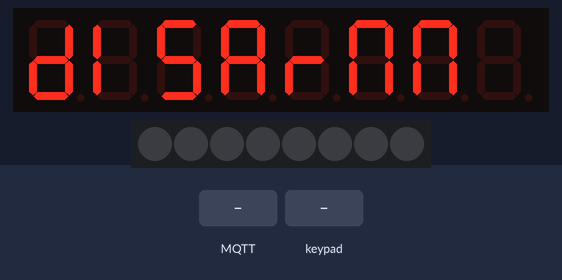
The sketch below on a simulated ESP8266 (NodeMCU). Parts: 8-digit seven-segment display, 8 RGB LEDs in strip order, left to right. The inputs (shaded band) are chosen by the test bench. WiFi joins after 1.5 s; servers stay silent unless stated; random numbers use the default seed unless the sketch sets one; no MQTT or app messages arrive unless stated; what the sketch prints to the serial monitor is not drawn.

Above: at 2.7 s.
2.8 s: MQTT message "pending" arrives on the first subscribed topic
At 3.6 s:
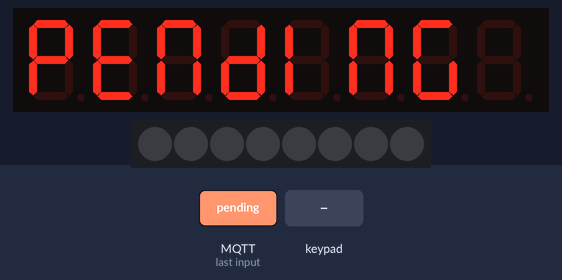
5.8 s: key '1' pressed
At 6.2 s:
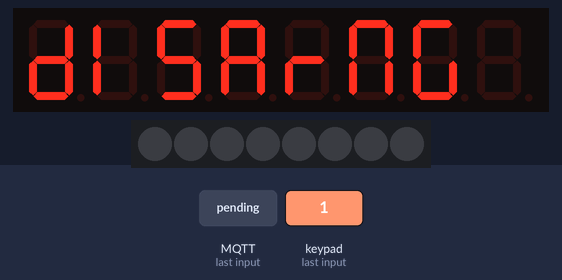
7.3 s: keypad keys 1 2 3 4 pressed 0.4 s apart
At 9.4 s:
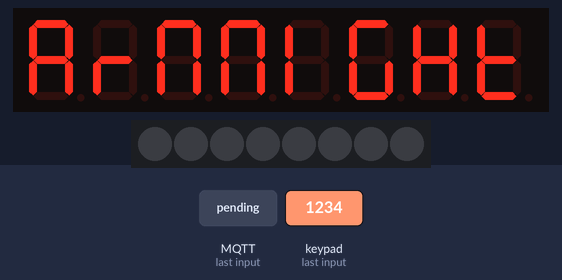
10.4 s: MQTT message "S8" arrives on the first subscribed topic
At 10.9 s:
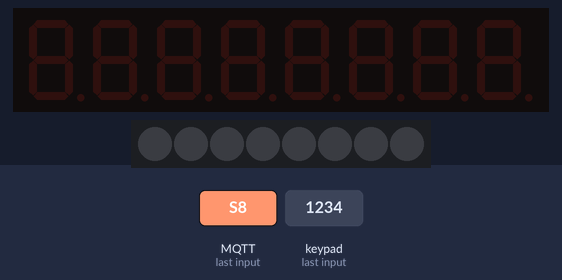
11.9 s: MQTT message "disarmed" arrives on the first subscribed topic
At 13.1 s:
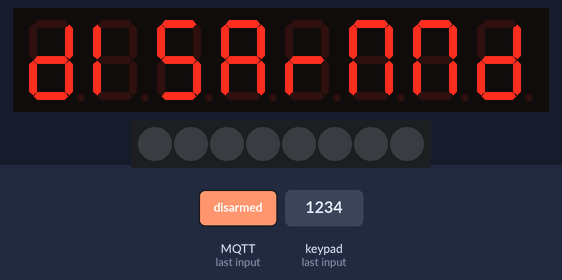
13.4 s: MQTT message "tm1638/panel/state" arrives on the second subscribed topic
At 14.3 s:
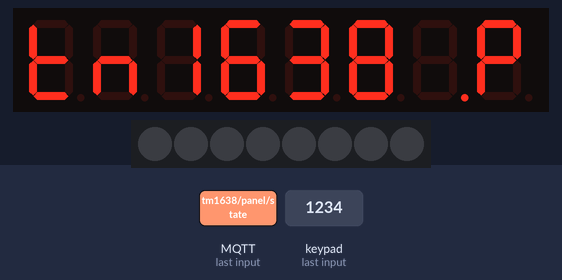
Timing chart, 0 to 16.4 s (numbered marks = the images above; inputs shaded):
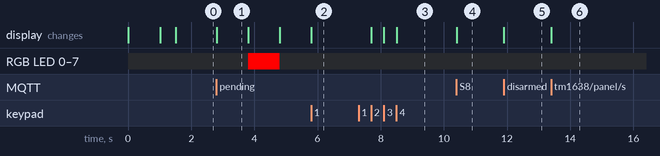

The sketch:

HassMqttPanelTM1638.ino
```cpp
/* ====================================================================
 *  Modified version of: https://github.com/pasz1972/HassMqqtAlarmPanelTM1638

 *  Example configuration.yaml entry:

alarm_control_panel:
  - platform: manual_mqtt
    state_topic: tm1638/panel/state
    command_topic: tm1638/panel/set
    pending_time: 30
    armed_home:
      pending_time: 20
    triggered:
      pending_time: 20
    trigger_time: 4
    code: 1234


THIS VERSION IS JUST A MQTT PANEL THAT PUBLISHS A NUMBER ON EACH BUTTON.
USEFUL TO TOGGLE LIGHTS, SWITCHS, FANS AND MANY OTHERTHINGS WITH HOME ASSISTANT AUTOMATIONS!
                (((the alarm can also still be used with a few automations)))

--------example to activate Armed Away mode on button "S8"----------
automation:
  alias: "Armed Away"
  trigger:
    platform: mqtt
    topic: "tm1638/panel/keys"
    payload: '8'
  action:
    - service: mqtt.publish
      data:
        topic: "tm1638/panel/set"
        payload: 'ARM_AWAY'


--------example to toggle light on button "S1"----------
automation:
  alias: "Toggle Light"
  trigger:
    platform: mqtt
    topic: "tm1638/panel/keys"
    payload: '1'
  action:
    - service: light.toggle
      entity_id: light.NAME_OF_YOUR_LIGHT

=====================================================================*/
#include "userconfig.h"
#include <ESP8266WiFi.h>
#include <PubSubClient.h>
#include <TM1638.h>

// network settings
const char* ssid = mySSID;
const char* password = myPASSWORD;
const char* mqtt_server = myMQTTBROKER;
const char* mqtt_username = MQTTusername;
const char * mqtt_password = MQTTpassword;
const int   mqtt_port = 1883;

WiFiClient espClient;
PubSubClient client(espClient);
// NodeMcu    D0 D1 D2
TM1638 module(16, 5, 4);

long lastMsg = 0;
long lastPnd = 0;
long lastSlp = 0;
byte lastkey = 0;

bool pndToggle = false;
bool slpToggle = true;

char msg[50];

enum AlarmState { Connecting, Disarmed, Disarming, ArmedHome, Arming, ArmedAway, ArmedNight, Pending, Triggered };

AlarmState state;

void resetSleep()
{
  lastSlp = millis();
  slpToggle = true;
}

void setup_wifi() {
  delay(10);
  Serial.println();
  Serial.print("Connecting to ");
  module.clearDisplay();
  module.setDisplayToString("CONNECT ");
  Serial.println(ssid);

  WiFi.begin(ssid, password);

  byte dot = 0;
  while (WiFi.status() != WL_CONNECTED) {
    delay(500);
    module.setDisplayToString("CONNECT  ",dot);
    dot++;
    if (dot > 256)
    {
      dot = 0;
    }
    Serial.print(".");
  }
  Serial.println("");
  Serial.println("WiFi connected");
  module.clearDisplay();
  module.setDisplayToString("DISARNN  ");
  state = Disarmed;
  Serial.println("IP address: ");
  Serial.println(WiFi.localIP());
}

void callback(char* topic, byte* payload, unsigned int length) {
  Serial.print("Message arrived [");
  Serial.print(topic);
  Serial.print("] ");
  for (int i = 0; i < length; i++) {
    Serial.print((char)payload[i]);
  }
  Serial.println();

  char s[20];

  sprintf(s, "%s", payload);

  if ( (strcmp(topic,"tm1638/panel/state")==0))
  {
    module.clearDisplay();
    payload[length] = '\0';
    String sp = String((char*)payload);
    if (sp == "disarmed")
    {
      module.setDisplayToString("DISARNND");
      module.setLEDs(0);
      state = Disarmed;
      Serial.println("Disarmed");
    }

    else if (sp == "armed_home")
    {
      module.setDisplayToString("ARM HOME");
      state = ArmedHome;
      module.setLEDs(0);
      Serial.println("Armed home");
    }
    else if (sp == "armed_away")
    {
      module.setDisplayToString("ARM AWAY");
      state = ArmedAway;
      Serial.println("Armed away");
    }
    else if (sp == "armed_night")
    {
      module.setDisplayToString("ARMNIGHT");
      state = ArmedNight;
      module.setLEDs(0);
      Serial.println("Armed night");
    }
    else if (sp == "pending")
    {
      module.setDisplayToString("PENDING ");
      state = Pending;
      Serial.println("Pending");
    }
    else if (sp == "triggered")
    {
      module.setDisplayToString("TRIGGERD");
      state = Triggered;
      Serial.println("Triggered");
    }
    else
    {
      Serial.print("Unknown state message : ");
      Serial.println(s);
    }
  }

  if ( (strcmp(topic,"tm1638/panel/text")==0))
  {
    module.clearDisplay();
    module.setDisplayToString(s);
  }

  if (strcmp(topic,"tm1638/panel/value")==0)
  {
    module.clearDisplay();
    module.setDisplayToString(s,0x02);
  }

  if (strcmp(topic,"tm1638/panel/led")==0)
  {
    module.setLEDs(hex8(payload));
  }
  resetSleep();
}

/* interpret the ascii digits in[0] and in[1] as hex
* notation and convert to an integer 0..255.
*/
int hex8(byte *in)
{
   char c, h;

   c = (char)in[0];

   if (c <= '9' && c >= '0') {  c -= '0'; }
   else if (c <= 'f' && c >= 'a') { c -= ('a' - 0x0a); }
   else if (c <= 'F' && c >= 'A') { c -= ('A' - 0x0a); }
   else return(-1);

   h = c;

   c = (char)in[1];

   if (c <= '9' && c >= '0') {  c -= '0'; }
   else if (c <= 'f' && c >= 'a') { c -= ('a' - 0x0a); }
   else if (c <= 'F' && c >= 'A') { c -= ('A' - 0x0a); }
   else return(-1);

   return ( h<<4 | c);
}

void reconnect() {
  // Loop until we're reconnected
  while (!client.connected()) {
    Serial.print("Attempting MQTT connection...");
    // Create a random client ID
    String clientId = "ESP8266Client-";
    clientId += String(random(0xffff), HEX);

    // Attempt to connect
    if (client.connect(clientId.c_str(), mqtt_username, mqtt_password)) {
      Serial.println("connected");
      // Once connected, publish an announcement...
      client.publish("tm1638/panel", "ONLINE");
      // ... and resubscribe
      client.subscribe("tm1638/panel/state");
      client.subscribe("tm1638/panel/value");
      client.subscribe("tm1638/panel/set");
      client.subscribe("tm1638/panel/text");
      client.subscribe("tm1638/panel/led");
    } else {
      Serial.print("failed, rc=");
      Serial.print(client.state());
      Serial.println(" try again in 5 seconds");
      // Wait 5 seconds before retrying
      delay(5000);
    }
  }
}

void setup() {
  state = Connecting;
  module.setLEDs(0);
  module.clearDisplay();
  Serial.begin(115200);
  setup_wifi();
  client.setServer(mqtt_server, mqtt_port);
  client.setCallback(callback);
  resetSleep();
}

void loop() {
  if (!client.connected()) {
    reconnect();
  }
  client.loop();

  byte keys = module.getButtons();
  if (keys != lastkey)
  {
    lastkey = keys;
    int n = 0;
    int k = 0;
    while (n < 8)
    {
      int i = (lastkey >> n) && 0x01;
      k = k + i;
      n++;
    }

    // send to command_topic
    switch (k) {
    case 1:
      client.publish("tm1638/panel/set", "DISARM"); // "DISARM"
      state = Disarming;
      module.setDisplayToString("DISARM");
      resetSleep();
      break;
    case 2:
      client.publish("tm1638/panel/set", "ARM_HOME"); // "ARM_HOME"
      state = Arming;
      module.setDisplayToString("ARM HOME");
      resetSleep();
      break;
    case 3:
      client.publish("tm1638/panel/set", "ARM_AWAY"); // "ARM_AWAY"
      state = Arming;
      module.setDisplayToString("ARM AWAY");
      resetSleep();
      break;
    case 4:
      client.publish("tm1638/panel/set", "ARM_NIGHT"); // "ARM_NIGHT"
      state = Arming;
      module.setDisplayToString("ARMNIGHT");
      resetSleep();
      break;
    default:
      if (k != 0)
      {
        snprintf (msg, 75, "%ld", k);
        Serial.println(msg);
        client.publish("tm1638/panel/keys", msg);
      }
    break;
    }
  }

  // send an alive signal every minute
  long now = millis();

  if (now - lastMsg > 60000) {
    lastMsg = now;
    Serial.println("I'm still alive");
    client.publish("tm1638/panel", "ALIVE");
  }

  // dim display to preserve energy
  if ( (state != Pending) &&
       (state != Connecting) &&
       (now - lastSlp > 10000) &&
       slpToggle
    ) {
    slpToggle = false;
    lastSlp = now;
    Serial.println("Display off");
    module.clearDisplay();
  }

  // blinking modes. Pending = slow, Triggered = fast
  if (
        ( (now - lastPnd > 1000) && (state==Pending)   ) ||
        ( (now - lastPnd >  500) && (state==Triggered) )
     ){
    lastPnd = now;
    if (pndToggle)
    {
      module.setLEDs(0xFF);
    }
    else
    {
      module.setLEDs(0);
    }
    pndToggle = !pndToggle;
    Serial.print(".");
  }

}
```

userconfig.h
```cpp
// Wifi SSID
#define mySSID "WIFI SSID HERE"

// Wifi Passphrase
#define myPASSWORD "WIFI PASSWORD HERE"

// IP Address of the MQTT broker
#define myMQTTBROKER "MQTT IP HERE"

// MQTT broker username
#define MQTTusername "MQTT USERNAME HERE"

// MQTT broker password
#define MQTTpassword "MQTT PASSWORD HERE"
```

Measured:
- after the input at 2.8 s, RGB LED 0–7: off → RGB(255, 0, 0) after 1.0 s, → off 1.0 s later; the display: changes at once (image 1)
- after the input at 7.3 s, the display: first changes after 0.40 s (image 3 shows a later state)
- after the input at 10.4 s, the display: changes at once (image 4)
- after the input at 11.9 s, the display: changes at once (image 5)
- what the display in image 1 shows lasts 1.0 s, from 2.8 s to 3.8 s
